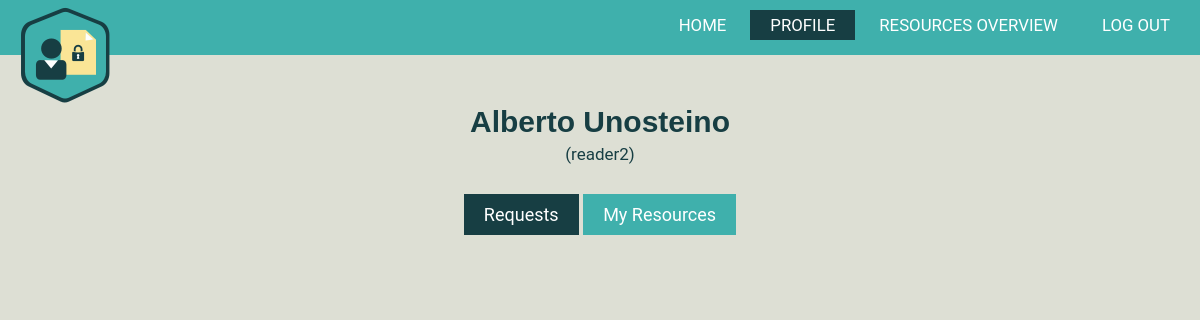
Page /profile/ (signed in) on the earlier database version.
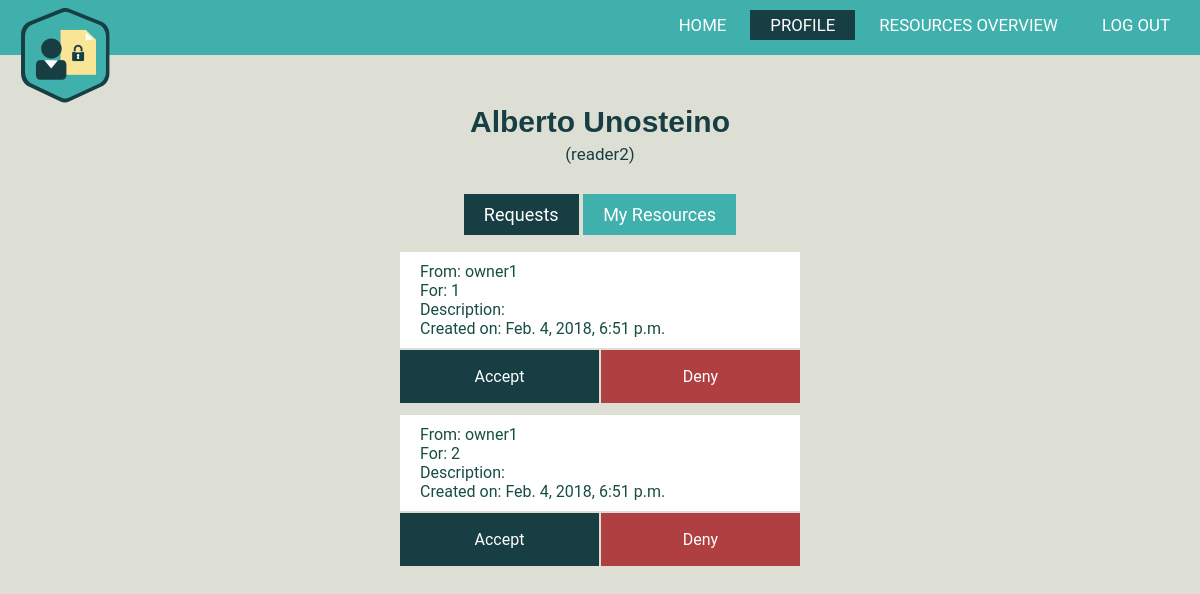
Same page on the later database version.
### AuthorizationManagement/models.py (models this page shows)
class Request(models.Model):
    sender = models.ForeignKey(CustomUser, on_delete = models.DO_NOTHING)
    creationDate = models.DateTimeField(default=datetime.now, blank=True)
    resource = models.ForeignKey(Resource, on_delete = models.DO_NOTHING)
    description = models.CharField(max_length=250, default = 'default_description')
    type=""
    class Meta:
        abstract = True
        unique_together=('sender','resource',)

class AccessRequest(Request):
    type = 'access'

class Resource(models.Model):
    type = models.CharField(max_length=50, default = 'default_type')
    name = models.CharField(max_length=150, default = 'default_name')
    description = models.CharField(max_length=250, default = 'default_description')
    creationDate = models.DateTimeField(default=datetime.now, blank=True)
    readers = models.ManyToManyField(CustomUser, related_name= 'reader')
    owners = models.ManyToManyField(Owner, related_name= 'owner')
    link = models.FileField(upload_to='')

### AuthorizationManagement/views.py (the view)
# urls.py: re_path(r'^profile/$', ProfileView.as_view(), name = 'profile'),
@method_decorator(login_required, name='dispatch')
class ProfileView(generic.ListView):
    model = AccessRequest.objects.none()
    template_name = 'AuthorizationManagement/profile.html'
    context_object_name = "requests_list"
    paginate_by = 2
    def get(self,request):
        current_user = Owner.objects.get(id=self.request.user.id)
        resources = MyResourcesView.get_queryset(self)
        if resources.exists():
            self.model = AccessRequest.objects.filter(resource__in=resources)
        if self.model.exists():
            if current_user.is_staff and DeletionRequest.objects.all().exists():
                self.model = list(chain(self.model,DeletionRequest.objects.all()))
        else:
            if current_user.is_staff and DeletionRequest.objects.all().exists():
                self.model = DeletionRequest.objects.all()
        return super(ProfileView, self).get(request)
    def get_queryset(self):
        return self.model
    def get_context_data(self, **kwargs):
        context = super(ProfileView, self).get_context_data(**kwargs)
        current_user = Owner.objects.get(id=self.request.user.id)
        resources = MyResourcesView.get_queryset(self)
        context['is_admin'] = current_user.is_staff
        context['is_superuser'] = current_user.is_superuser
        return context

### AuthorizationManagement/views.py (called while the page is built)
    def get_queryset(self):
        current_user = Owner.objects.get(id=self.request.user.id)
        return current_user.owner.all()

### AuthorizationManagement/templates/AuthorizationManagement/profile.html (shortened to what the changed rows need)
{% extends "AuthorizationManagement/base.html" %}
{% block styles %}
	{% load static %}
	<link href="{% static 'AuthorizationManagement/css/home.css' %}" rel="stylesheet" type="text/css"/>
	<link rel="stylesheet" type="text/css" href="{% static 'AuthorizationManagement/css/modal_dialog_req.css' %}" />
	<link rel="stylesheet" type="text/css" href="{% static 'AuthorizationManagement/css/profile.css' %}" />
	<link rel="stylesheet" type="text/css" href="{% static 'AuthorizationManagement/css/resources-overview.css' %}" />
{% endblock %}
{% block body %}
	{% block requests_or_resources %}
{% if is_admin %}
	<div class="admin-container">
		 <p class="access-request"> Access Requests </p>
		 <p class="deletion-request"> Deletion Requests </p>
		{% for request in requests_list %}
			{% if request.type == 'access' %}
			<div class="admin-info">
			    <p> From: {{request.sender.username}} </p>
				<p> For: {{request.resource.name}} </p>
				<p> Description: {{request.description}} </p>
				<p> Created on: {{request.creationDate}}
			</div>
				<a href="#approve-request-{{request.pk}}" class="admin-accept-btn"> Accept </a>
				<div id="approve-request-{{request.pk}}" class="modalDialog">
					<div>
						<a href="" title="Close" class="close"> x </a>
						<form action="/approve-access-request/{{request.pk}}" method="post">
						{% csrf_token %}
							<div class="row">
								<label for="desc">Description: </label><br><br>
                                <textarea id="descr" name = "descr" placeholder="optional" maxlength="250" cols = "50" rows = "5"></textarea>
                            </div>
							<div class="row">
								<p> Are you sure you want to approve the access request for {{request.resource.name}}? </p>
								<input id="yes" type="submit" value="yes, allow permissions">
								<button>
									<a href="" title="close" class="close"> close </a>
								</button>
							</div>
						</form>
					</div>
				</div>
				<a href="#deny-request-{{request.pk}}" class="admin-deny-btn"> Deny </a>
				<div id="deny-request-{{request.pk}}" class="modalDialog">
					<div>
						<a href="" title="Close" class="close"> x </a>
						<form action="/deny-access-request/{{request.pk}}" method="post">
						{% csrf_token %}
							<div class="row">
                                <label for="desc">Description: </label><br><br>
                                <textarea id="descr" name = "descr" placeholder="optional" maxlength="250" cols = "50" rows = "5"></textarea>
                            </div>
							<div class "row">
								<p> Are you sure you want to deny the access request for {{request.resource.name}}? </p>
								<input id="yes" type="submit" value="yes, deny permission">
								<button>
									<a href="" title="close" class="close"> close </a>
								</button>
							</div>
						</form>
					</div>
				</div>
		{% elif request.type == 'deletion' %}
			<div class="del-info">
			    <p> From: {{request.sender.username}} </p>
				<p> For: {{request.resource.name}} </p>
				<p> Description: {{request.description}} </p>
				<p> Created on: {{request.creationDate}}
			</div>
				<a href="#approve-request-{{request.pk}}" class="del-accept-btn"> Accept </a>
				<div id="approve-request-{{request.pk}}" class="modalDialog">
					<div>
						<a href="" title="Close" class="close"> x </a>
						<form action="/approve-{{request.type}}-request/{{request.pk}}" method="post">
						{% csrf_token %}
							<div class="row">
								<label for="desc">Description: </label><br><br>
                                <textarea id="descr" name = "descr" placeholder="optional" maxlength="250" cols = "50" rows = "5"></textarea>
                            </div>
							<div class="row">
								{% if request.type == 'access' %}
									<p> Are you sure you want to approve the access request for {{request.resource.name}}? </p>
									<input id="yes" type="submit" value="yes, allow permissions">
								{% else %}
									<p> Are you sure you want to delete {{request.resource.name}}? </p>
									<input id="yes" type="submit" value="yes, delete resource">
								{% endif %}
									<button>
										<a href="" title="close" class="close"> close </a>
									</button>
							</div>
						</form>
					</div>
				</div>
				<a href="#deny-request-{{request.pk}}" class="del-deny-btn"> Deny </a>
				<div id="deny-request-{{request.pk}}" class="modalDialog">
					<div>
						<a href="" title="Close" class="close"> x </a>
						<form action="/deny-{{request.type}}-request/{{request.pk}}" method="post">
						{% csrf_token %}
							<div class="row">
                                <label for="desc">Description: </label><br><br>
                                <textarea id="descr" name = "descr" placeholder="optional" maxlength="250" cols = "50" rows = "5"></textarea>
                            </div>
							<div class "row">
								{% if request.type == 'access' %}
									<p> Are you sure you want to deny the access request for {{request.resource.name}}? </p>
									<input id="yes" type="submit" value="yes, deny permission">
								{% else %}
									<p> Are you sure you want to deny the deletion request for {{request.resource.name}}? </p>
									<input id="yes" type="submit" value="yes, deny deletion">
								{% endif %}
									<button>
										<a href="" title="close" class="close"> close </a>
									</button>
							</div>
						</form>
					</div>
				</div>
				{% endif %}
         {% endfor %}
	</div>
{% else %}
	<div class="container-regular-user">
			{% for access_request in requests_list %}
			<div class="info">
			    <p> From: {{access_request.sender.username}} </p>
				<p> For: {{access_request.resource.name}} </p>
				<p> Description: {{access_request.description}} </p>
				<p> Created on: {{access_request.creationDate}}
			</div>
				<a href="#approve-request-{{access_request.pk}}" class="accept-btn"> Accept </a>
				<a href="#deny-request-{{access_request.pk}}" class="deny-btn"> Deny </a>
            {% endfor %}
		</div>
{% endif %}
{% endblock %}
{% endblock %}

Differences in the rows shown:
added AccessRequest: sender.username "owner1", resource.name "1", creationDate "Feb. 4, 2018, 6:51 p.m."
added AccessRequest: sender.username "owner1", resource.name "2", creationDate "Feb. 4, 2018, 6:51 p.m."
